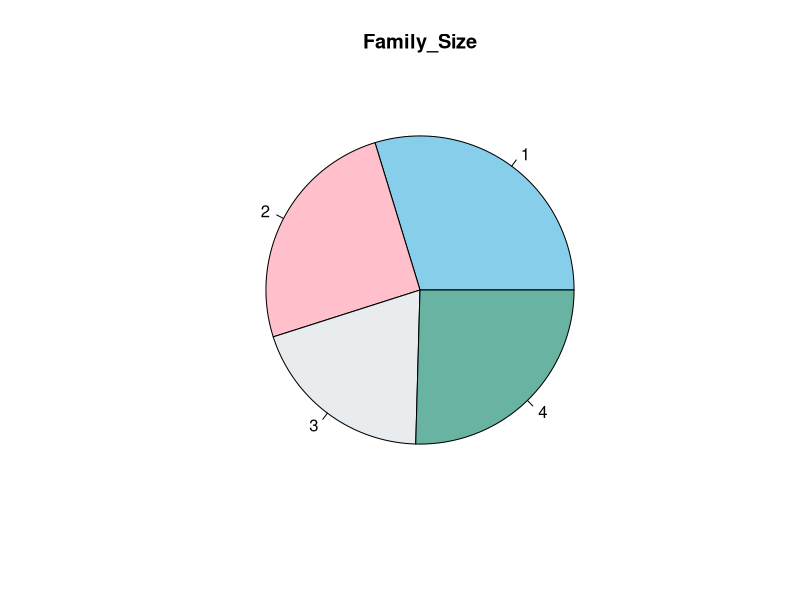
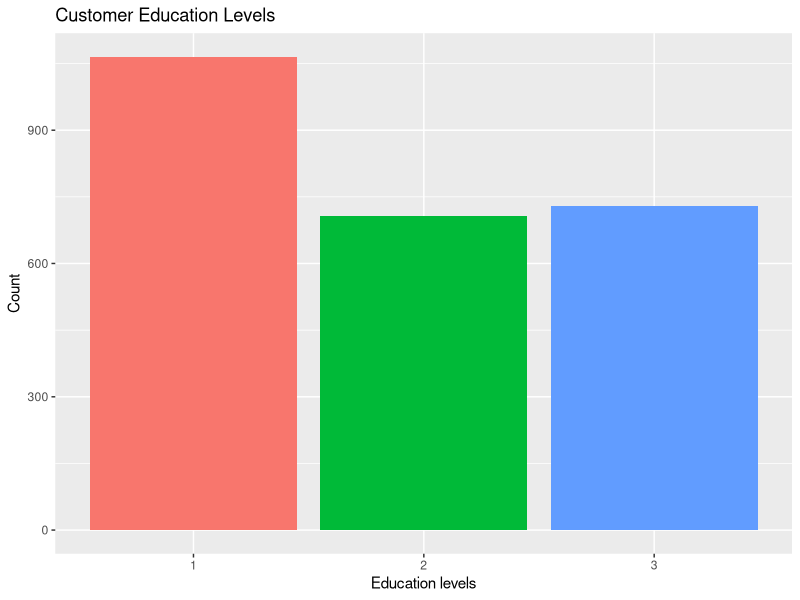
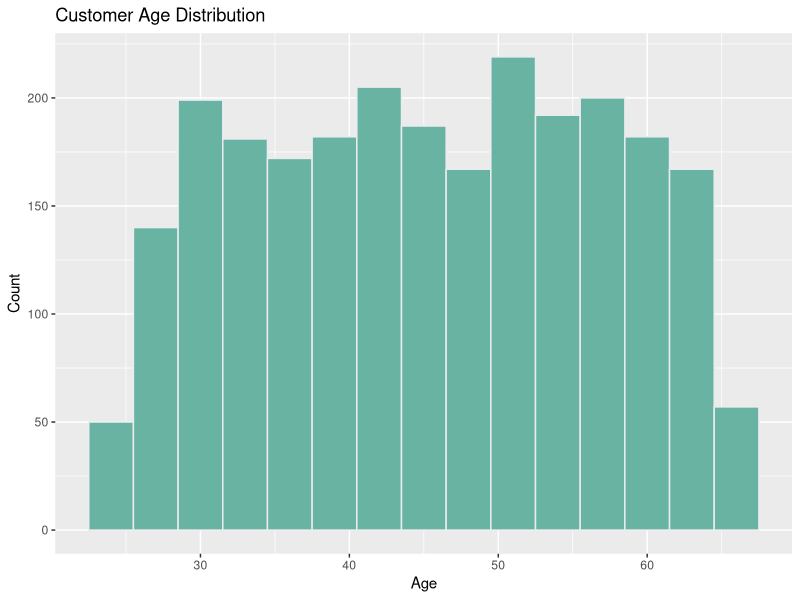
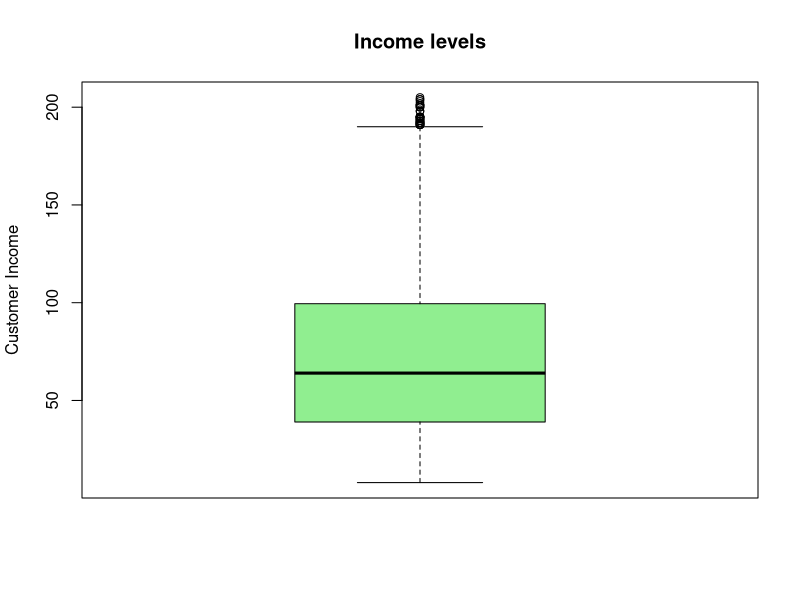
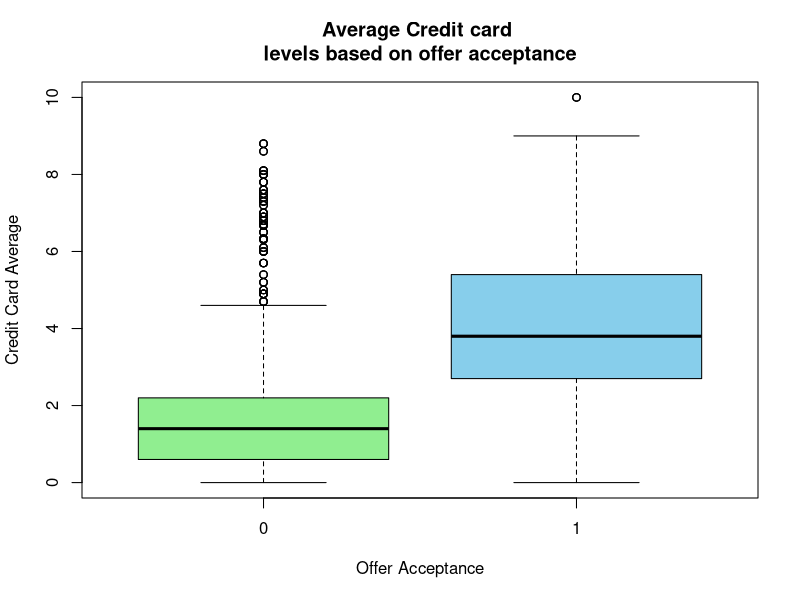
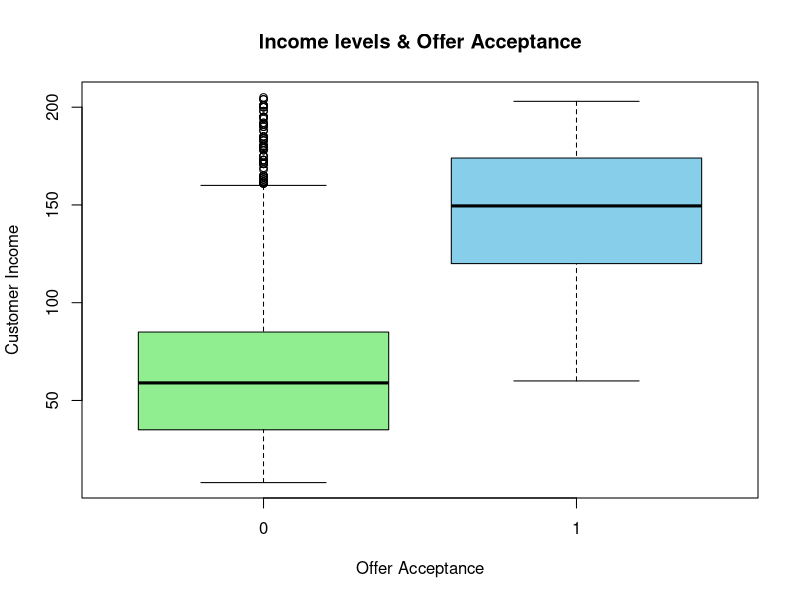
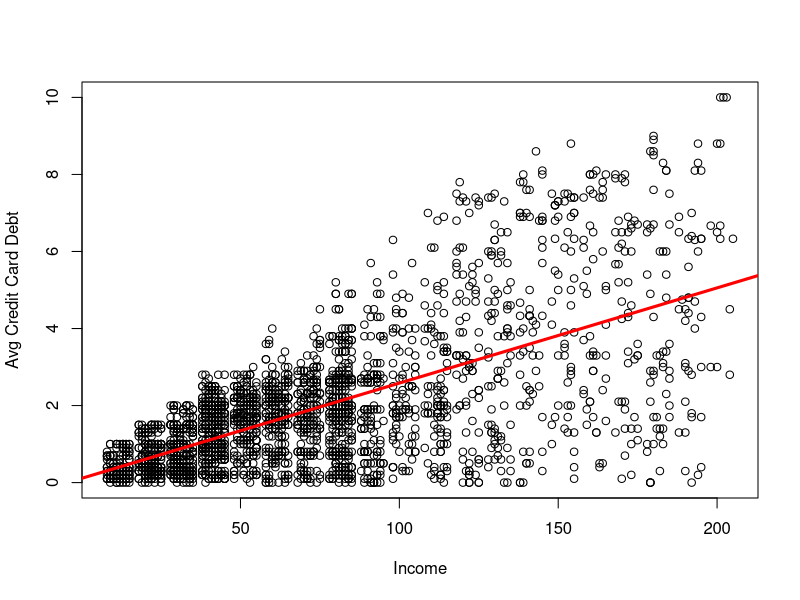
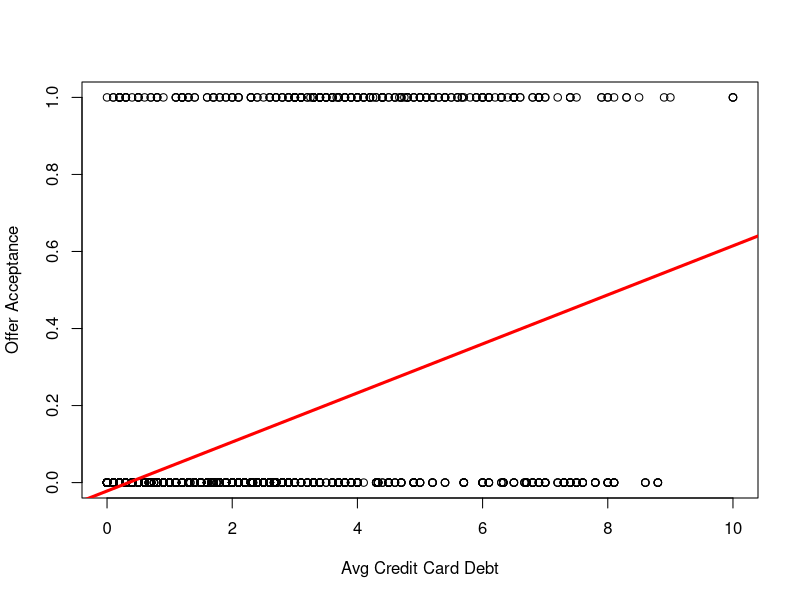

These charts were generated, in order, by the following R code:
### BANA 288: Predictive Analytics

### Homework 1
### Name: Darshana Daga

##### Libraries

library(dplyr)
library(ggplot2) 
library(MatchIt)
library(psych)  


##### Read the bank approval data
 
setwd('C:\\Users\\darsh\\OneDrive\\Spring Quarter\\Predictive Analytics\\Assignment1')
options(stringsAsFactors = TRUE)    #need to run this twice
dat <- read.csv("hw1_universal_bank.csv")
names(dat)
str(dat)

# Question A
##### Pie chart showing family sizes of customers
 
fam <- table(dat$Fam_Size)
pie(fam, names(fam), main = "Family_Size", 
    col = c("SkyBlue", "Pink", "#e9ecef", "#69b3a2"))


#There seems to be almost equal distribution of customer family sizes between 1 to 4 people per household.

##### Barplot showing education levels of customers
 
bar <- ggplot(dat, aes(x=as.factor(Education), fill=as.factor(Education))) + 
  geom_bar( ) + theme(legend.position="none")
print(bar + ggtitle("Customer Education Levels") +
        labs(y="Count", x = "Education levels"))


#The education level 1 seems to be the most common among Universal bank customers.

##### Histogram showing customer age distribution
 
hist <- ggplot(dat, aes(x=(Age),)) + 
  geom_histogram( binwidth=3, fill="#69b3a2", color="#e9ecef",) +
  scale_fill_hue(c = 40) +
  theme(legend.position="none")
print(hist + ggtitle("Customer Age Distribution") +
        labs(y="Count", x = "Age"))


#The distribution of age seems close to normal distribution, with few peaks in middle, and age 50 has highest frequency. 

##### Boxplot showing customer income level distribution  
 
boxplot(dat$Income,data=dat, main="Income levels",
        ylab="Customer Income", col = c("lightgreen"))


#The income level of the customers are mostly between 40 - 100 thousand dollars with few outliers with income levels higher than 200 thousand dollars. 


# Question B
##### Conditional Boxplot 1 - credit card average conditional of acceptance of offer
 
boxplot(Crdt_Crd_Avg~Acpt_Offer,data=dat, 
        main="Average Credit card \nlevels based on offer acceptance",
        xlab="Offer Acceptance", ylab="Credit Card Average", 
        col=c("lightgreen", "skyblue"))



##### Conditional Boxplot 2 - income conditional on acceptance of offer
 
boxplot(Income~Acpt_Offer,data=dat, main="Income levels & Offer Acceptance",
        xlab="Offer Acceptance", ylab="Customer Income", 
        col = c("lightgreen", "skyblue"))


# Question C
##### Scatterplot between income and credit card average
 
plot(dat$Income,dat$Crdt_Crd_Avg, 
     xlab="Income", ylab = "Avg Credit Card Debt")
abline(lm(dat$Crdt_Crd_Avg~dat$Income,),col = c("red"), lwd = 3)


#In the context of this data, with a preliminary analysis using scatter plot between income and credit card average spend, and fitting a regression line we see a positive upward trend. It shows that as income level increases the average credit card spend increases as well. But to understand the effect and degree of this relationship further analysis is required.

##### Scatterplot between credit card average and offer acceptance
 
plot(dat$Crdt_Crd_Avg,dat$Acpt_Offer, 
     xlab="Avg Credit Card Debt", ylab = "Offer Acceptance")
abline(lm(dat$Acpt_Offer~dat$Crdt_Crd_Avg,),col = c("red"), lwd = 3)


#Given the outcome variable here is binary outcome of a customer accepting a offer or not, a linear model isn't really giving much insights. Its hard to explain how the average credit card debt is effecting the offer acceptance. It will be ideal to use other form of analysis to understand relationships between a binary and conitnious variable relationship, and better predict the acceptance of offer.

# Question D
#1. On average the customers income and credit card spend is higher if they have accepted the offer.Also, there seems to be lot of high income and high spending customers who have not accepted the offer, it might be a good idea to further analyze why these customers have not accepted the offer, and make strategy to convert these customers. 

#2. There seems to be a positive relationship between income levels of customers and the amount on average they spend on their credit card. Its a good insight which can be used for other promotional items within the bank. Also the customer age group is pretty well distributed, it can be interesting to see the spending pattern as per the age groups. 

#3. There are lot of bank customers who only have education level 1, it can be further analyzed to see if there is any correlation of this to people accepting bank's offer. Further analysis of correlation of education to income, the average spending can we useful insights to come of with unique product offering for the segment.


# Question E
##### Descriptive statastics showing mean, median, standar deviation, IQR for the universal bank data(ID has been removed)
 
dat1 <- dat[2:15]
summary(dat1)
stat <-psych::describe(dat1,skew=FALSE)
print(stat[,c(2,4)])

#Table 1 shows the mean, median and IQR for the data and the second table 2 shows the standar deviations and count (Psych package used for it).

# Question F
##### Correlation between offer acceptance and all other variables
 
cor(dat1, method = c('pearson')) # Correlation for all pair variables

cor(dat1,dat1$Acpt_Offer,method="pearson") #correlation of acceptance of offer to all variables


#Based on the above correlation coefficents, below are the three strong predictors of offer acceptance;

#1. Income (0.5172405150)

#2. Credit Car Average (0.3769046179)

#3. CD Account (0.3383284125)

# Question G
##### Simple linear regression that predicts monthly average credit card debt as a function of income
 
reg <- lm(Crdt_Crd_Avg ~ Income, data = dat)
summary(reg)

# 1.The estimated regression model for average credit card spend is:Estimated Crdt_Crd_Avg ($1000) = 0.11037 + 0.02473 * Income
# 
# 2.The overall model fit is relatively moderate.The R-squared (multiple r-squared) is 0.4132 or Income could explain 41.32% variability in avergae credit card spends.
# 
# 3.Interpretations of the Slope and Intercept:
#   (Slope)  Keeping all other things constant a 1 unit increase in income (in $1000), the average credit card spend increases by 0.02473 units or 24.73 dollars. 
# (Intercept)  The average spending on credit card is 0.11. This apprears to be resonable in context of the problem as its median spending is around 1.50 (in $1000)

# Question H
 
reg1 <- lm(Acpt_Offer ~ Crdt_Crd_Avg, data = dat)
summary(reg1)

# 
# 1.The estimated regression model for acceptance of offer is:Estimated Acpt_Offer = -0.021810 + 0.063656 * Crdt_Crd_Avg
# 
# 2.The overall model fit is poor.The R-squared (multiple r-squared) is 0.1421 or credit card spends could only explain 14.21% variability in predicting the acceptance of offer.
# 
# 3.Model effectiveness of credit card spending used for predicting customer accepting offer or not is extremely poor. Even though the variable crdt_crd_avg is a good predictor with a very low p value, the model output is a real continuous number, whereas the outcome of interest is binary (0=not accepting offer & 1 = accepting offer). A classification approach is more suitable for this kind of problems.

# Question I
 
newdat <- data.frame(Income = 75)
predict(reg, newdat, interval = "prediction", level = 0.99)


 
newdat1 <- data.frame(Crdt_Crd_Avg = 1.250)
predict(reg1, newdat1, interval = "prediction", level = 0.99)

# 1. In model one the upper and lower bound make some sense as well as has some issues, with our model we predict the upper, lower and fit of model in predicting the average credit card spending. I do feel that there is issue with lower bound of spending prediction as its in negative value, but its to be kept in mind the model fit was just around 41% approx.
# 
# 2. The model 2 does not make any sense for the outcome of interest which is a binary variable. The fit, upper and lower limits all are in continuous numbers and don't provide any insights.

# Question J
# To classify if a customer accepts the offer or not here are two methods which I will use for this kind of a problem/challenge.
# 
# 1. Logistic regression: Overall its widely known that logistic regression is used for binary and categorical variable over a linear model. It takes the X variables and uses it explain if a particular instance belongs to one of the binary/categorical groups. It is really useful to suggest what combinations of input variables help in predicting the class labels, for example - yes/no, 0/1, male/female/other etc.
# 
# 2. Decision Tree: Decision tree uses probability of input variables and helps it in creating a logical flow which increasing the knowledge of what attributes can help in predicting if a customer will accept the offer or not, based on a determined level of probability threshold. It uses variables(all continuous variables are also discretized) and follows a nested set of leaves showing how best the outcome can be classified. Decision trees are extremely useful as they can help in understanding a lot of possible factors that influence the outcome.
